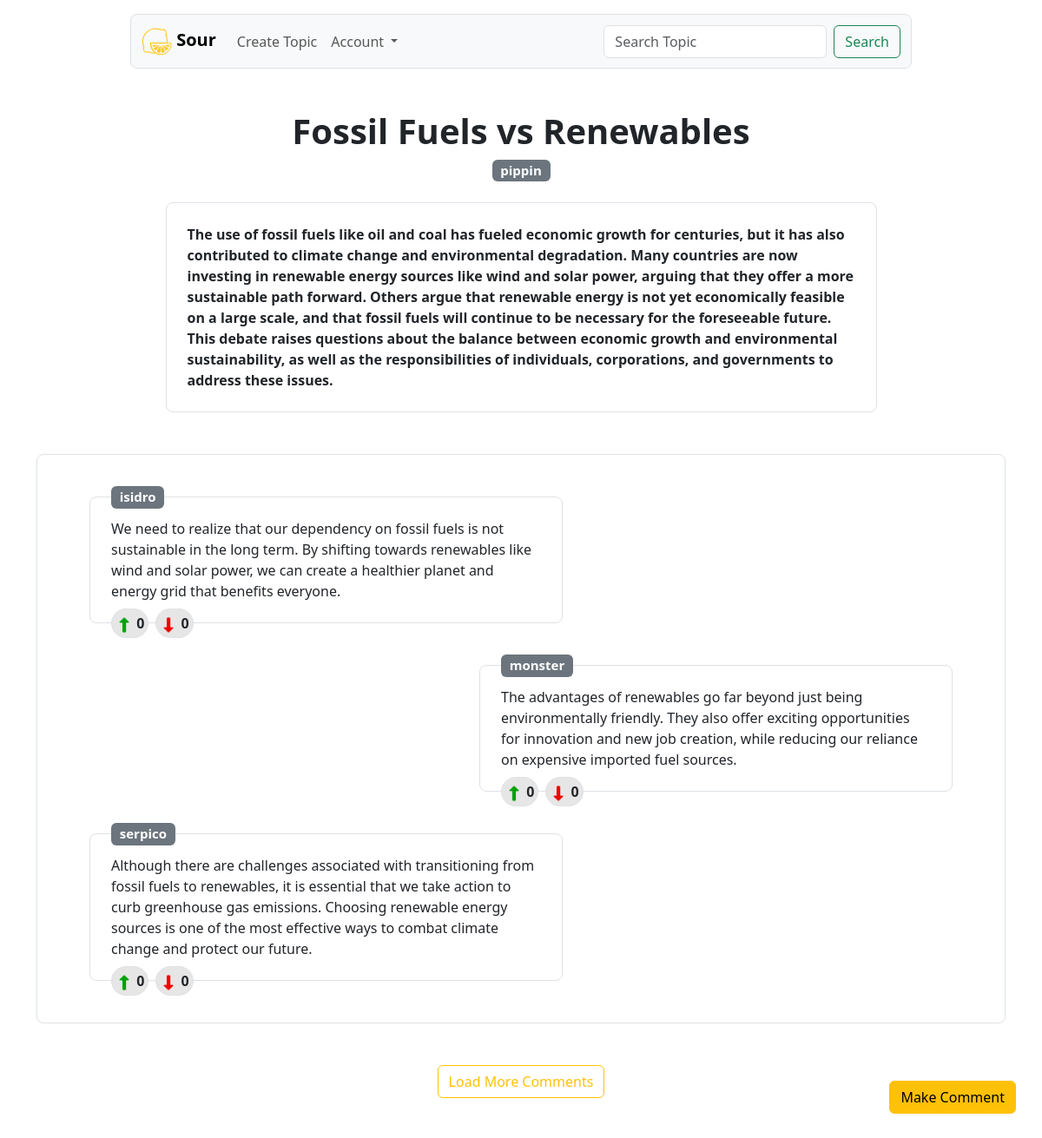
The app's page /topic/e8dd25d01a484cab9e88423fd520242a/ with its own data.
### sour_acm412/models.py (models this page shows, shortened)
class Topics(models.Model):
    id = models.UUIDField(primary_key=True, default=uuid.uuid4)
    title = models.CharField(max_length=50, unique=True)
    origin_comment = models.CharField(max_length=1000)
    user_id = models.ForeignKey(Users, on_delete=models.CASCADE)
    created_at = models.DateTimeField(default=timezone.now)

class Users(models.Model):
    id = models.UUIDField(primary_key=True, default=uuid.uuid4)
    firstname = models.CharField(max_length=50)
    lastname = models.CharField(max_length=50)
    email = models.EmailField(unique=True)
    username = models.CharField(max_length=50, unique=True)
    password = models.CharField(max_length=255)
    summary =  models.CharField(max_length=255, default="Hi, I'm [username], and I'm excited to be part of the conversation here on Sour! I enjoy sharing my thoughts and engaging with others on various topics such as [list your interests].")
    profile_picture = models.CharField(max_length=255, default="pp.svg")
    created_at = models.DateTimeField(default=timezone.now)

class Comments(models.Model):
    id = models.UUIDField(primary_key=True, default=uuid.uuid4)
    comment = models.CharField(max_length=1000)
    user_id = models.ForeignKey(Users, on_delete=models.CASCADE)
    topic_id = models.ForeignKey(Topics, on_delete=models.CASCADE)
    created_at = models.DateTimeField(default=timezone.now)

### sour_acm412/views.py (the view)
# urls.py: path('topic/<str:topic_id>/', TopicView, name='topic'),
def TopicView(request, topic_id):
    topic = Topics.objects.get(id=topic_id)
    comments = Comments.objects.filter(topic_id = topic.id)[:4]
    context = {
        "topic_id" : topic.id,
        "title" : topic.title,
        "username" : topic.user_id.username,
        "user_id" : topic.user_id.id,
        "origin_comment" : topic.origin_comment,
        "comments" : [
                {
                    "comment_id" : comment.id,
                    "comment_username" : comment.user_id.username, # since user_id column refers to the Users Model we can fetch any info from Users model through user_id column
                    "comment_user_id" : comment.user_id.id,
                    "comment_content" : comment.comment,
                    "comment_upvotes" : comment.upvotes.count(),
                    "comment_downvotes" : comment.downvotes.count()
                } for comment in comments
        ]
    }
    if "user_id" in request.session:
        context["authenticated"] = True
        context['current_user'] = request.session["user_id"]
    if "logout" in request.POST:
        del request.session["user_id"]
        context['authenticated'] = False
    return render(request, 'topic.html', context=context)

### sour_acm412/templates/topic.html (shortened to what this page needs)
{% extends 'master.html' %} {% load static %}  {% block body_content %}
  <nav class="navbar navbar-expand-lg bg-light mx-auto mt-3 mb-5 rounded-3 border w-75">
    <div class="container-fluid">
      <a class="navbar-brand fw-bold" href="/">
        <img src="{% static 'sour.svg' %}" alt="sour icon" width="35"> Sour </a>
      <div class="collapse navbar-collapse" id="navbarSupportedContent">
        <ul class="navbar-nav me-auto mb-2 mb-lg-0">
          <li class="nav-item">
            <a class="nav-link" style="bottom:30px; right: 30px;" data-bs-toggle="modal" data-bs-target="#create-topic-modal" href="#">Create Topic</a>
          </li>
          <li class="nav-item dropdown">
            <a class="nav-link dropdown-toggle" href="#" role="button" data-bs-toggle="dropdown" aria-expanded="false"> Account </a>
          </li>
        </ul>
        <form class="d-flex" role="search">
          <input class="form-control me-2" type="search" placeholder="Search Topic" aria-label="Search">
          <button class="btn btn-outline-success" type="submit">Search</button> {% csrf_token %}
        </form>
      </div>
    </div>
  </nav>
  <div class="container">
    <div class="container">
      <h1 class="text-center fw-bold">{{ title }}</h1>
      <h5 class="text-center mb-4">
        <span class="badge bg-secondary"> <a href="/profile/{{ user_id }}"> {{ username }} </a> </span>
      </h5>
      <div class="w-75 mx-auto border rounded-3 p-4 mb-5 position-relative fw-bold">{{ origin_comment }}</div>
    </div>
    <div class="container border rounded-3"> {% for comment in comments %}
      <div class="{% if forloop.counter0|divisibleby:2 %}
              me-auto
              {% else %}
              ms-auto
              {% endif %} border rounded-3 p-4 m-5 position-relative topic-comment">{{ comment.comment_content }}
        <div class="d-flex position-absolute fw-bold" style="bottom:-18px; cursor: pointer;">
          <div class="border border-1 rounded-5 p-1 me-2" style="background-color: rgb(231, 230, 230);">
            <img src="{% static 'up.png' %}" alt="upvote icon" width="20px"> {{ comment.comment_upvotes }}
          </div>
          <div class="border border-1 rounded-5 p-1" style="background-color: rgb(231, 230, 230);">
            <img src="{% static 'down.png' %}" alt="upvote icon" width="20px"> {{ comment.comment_downvotes }}
          </div>
        </div>
        <div class="position-absolute" style="top:-14px;">
          <h5 class="text-center mb-4">
            <span class="badge bg-secondary"> <a href="/profile/{{ comment.comment_user_id }}"> {{ comment.comment_username }} </a> </span>
          </h5>
        </div>
      </div> {% endfor %}
    </div>
  </div>
  <button class="btn btn-outline-warning mx-auto my-5 d-block">Load More Comments</button>
  <button type="button" class="btn btn-warning position-fixed" style="bottom:30px; right: 30px;" data-bs-toggle="modal" data-bs-target="#create-comment-modal">Make Comment</button>
   {% endblock body_content %}

### sour_acm412/templates/topic.html (style rules this page uses)
a { text-decoration: none; color: white }
@media only screen and (min-width: 769px) { .topic-comment { width: 50%; } }

### records on screen
Topics: title "Fossil Fuels vs Renewables", origin_comment "The use of fossil fuels like oil and coal has fueled economic growth for centuries, but it has also contributed to climate change and environmental degradation. Many countries are now investing in renewable energy sources like wind and solar power, arguing that they offer a more sustainable path forward. Others argue that renewable energy is not yet economically feasible on a large scale, and that fossil fuels will continue to be necessary for the foreseeable future. This debate raises questions about the balance between economic growth and environmental sustainability, as well as the responsibilities of individuals, corporations, and governments to address these issues."
Users: username "pippin"
Comments: comment_content "We need to realize that our dependency on fossil fuels is not sustainable in the long term. By shifting towards renewables like wind and solar power, we can create a healthier planet and energy grid that benefits everyone."
Users: comment_username "isidro"
Comments: comment_content "The advantages of renewables go far beyond just being environmentally friendly. They also offer exciting opportunities for innovation and new job creation, while reducing our reliance on expensive imported fuel sources."
Users: comment_username "monster"
Comments: comment_content "Although there are challenges associated with transitioning from fossil fuels to renewables, it is essential that we take action to curb greenhouse gas emissions. Choosing renewable energy sources is one of the most effective ways to combat climate change and protect our future."
Users: comment_username "serpico"

### other values on screen
{{ comment.comment_upvotes }} "0" "0" "0"
{{ comment.comment_downvotes }} "0" "0" "0"
